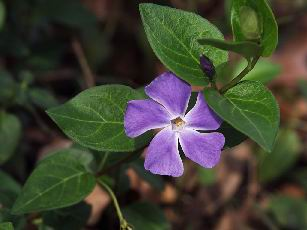
//> input picture openCV/flower.jpg, 307 x 230 px
$ ./mat_array   (built with g++ and OpenCV 4)
//> lines starting //> are read from the running program, lines starting //| are printed output that depends on the picture
#include <opencv2/opencv.hpp>

using namespace cv;
using namespace std;

int main()
{
	Mat image = imread("../flower.jpg", IMREAD_COLOR);
//> image is the input picture: 230 rows x 307 cols, CV_8UC3; mean B, G, R 50, 65.1, 63.5
	CV_Assert(image.data);

	Mat x_axis, y_axis, xy_axis, rep_img, trans_img;
	flip(image, x_axis, 0);
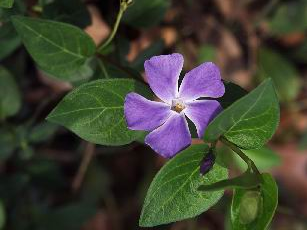
//> x_axis: 230 rows x 307 cols, CV_8UC3; mean B, G, R 50, 65.1, 63.5
	flip(image, y_axis, 1);
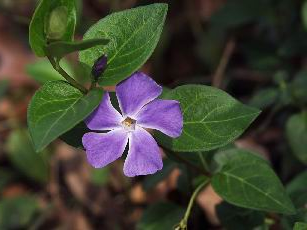
//> y_axis: 230 rows x 307 cols, CV_8UC3; mean B, G, R 50, 65.1, 63.5
	flip(image, xy_axis, -1);
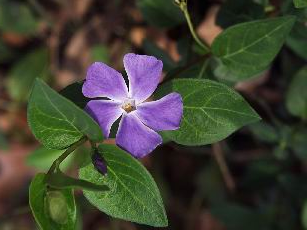
//> xy_axis: 230 rows x 307 cols, CV_8UC3; mean B, G, R 50, 65.1, 63.5

	repeat(image, 1, 2, rep_img);
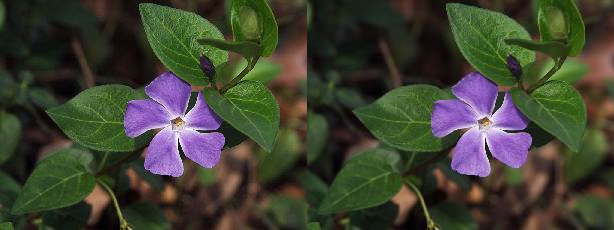
//> rep_img: 230 rows x 614 cols, CV_8UC3; mean B, G, R 50, 65.1, 63.5
	transpose(image, trans_img);
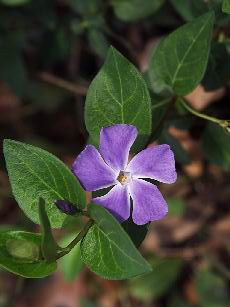
//> trans_img: 307 rows x 230 cols, CV_8UC3; mean B, G, R 50, 65.1, 63.5

	imshow("image", image), imshow("x_axis", x_axis);
	imshow("y_axis", y_axis), imshow("xy_axis", xy_axis);
	imshow("rep_img", rep_img), imshow("trans_img", trans_img);
	waitKey();

	return 0;
}
